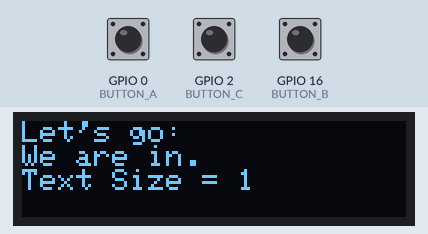
Recording of a sketch running on a simulated ESP8266 (NodeMCU). On the bench: 128×32 one-colour display. The inputs (shaded band) are chosen by the test bench; at power-on: GPIO 16 (BUTTON_B) HIGH, GPIO 0 (BUTTON_A) HIGH, GPIO 2 (BUTTON_C) HIGH. The display library's start-up logo is not drawn; what the sketch prints to the serial monitor is not drawn.

Above: at 8.3 s.
8.4 s: GPIO 16 (BUTTON_B) pulled LOW for 1 s
At 9.9 s:
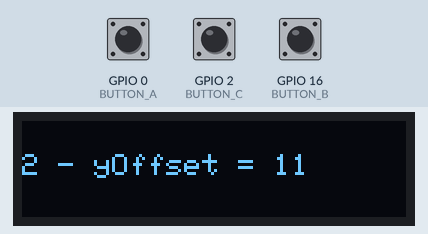
10.9 s: GPIO 0 (BUTTON_A) pulled LOW for 0.15 s
At 11.5 s:
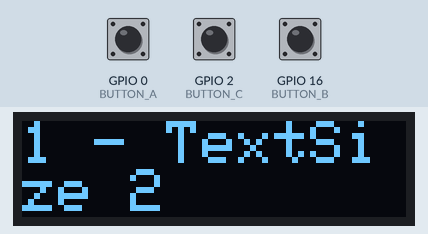
12.5 s: GPIO 2 (BUTTON_C) pulled LOW for 0.15 s
At 13.0 s:
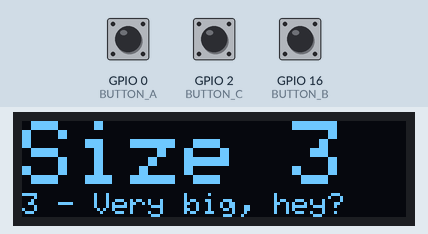
14.1 s: GPIO 16 (BUTTON_B) pulled LOW for 0.15 s
At 15.0 s:
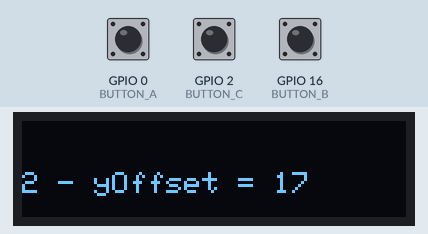
15.7 s: GPIO 0 (BUTTON_A) pulled LOW for 1 s
At 16.2 s:
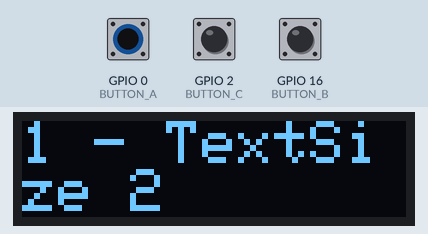
18.2 s: GPIO 2 (BUTTON_C) pulled LOW for 1 s
At 19.4 s:
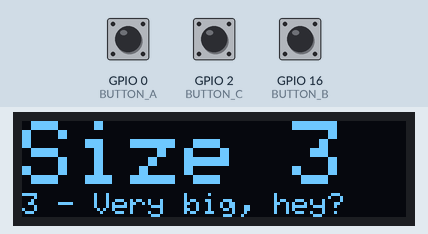
Timing chart, 0 to 21.2 s (numbered marks = the images above; inputs shaded):
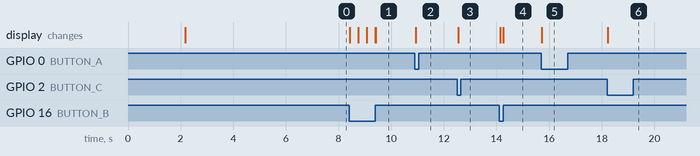

Measured:
- after the input at 8.4 s, the display: first changes at once (image 1 shows a later state)
- after the input at 10.9 s, the display: changes at once (image 2)
- after the input at 12.5 s, the display: changes at once (image 3)
- after the input at 14.1 s, the display: first changes after 0.05 s (image 4 shows a later state)
- after the input at 15.7 s, the display: changes at once (image 5)
- after the input at 18.2 s, the display: changes at once (image 6)

The sketch:

feather.ssd1306.test.ino
```cpp
/**
   Test for the Feather SSD1306 128x32 Stack oled screen
   Test with buttons

   @author Olivier LeDiouris

   Keywords: ESP8266, Feather, SSD1306 Cap, 3 buttons (very basic test)
*/
#include <Wire.h>
#include <ESP8266WiFi.h>
#include <Adafruit_GFX.h>
#include <Adafruit_SSD1306.h>

Adafruit_SSD1306 ssd1306 = Adafruit_SSD1306(128, 32, &Wire);

// OLED FeatherWing buttons map to different pins depending on board:
#if defined(ESP8266)
#define BUTTON_A  0
#define BUTTON_B 16
#define BUTTON_C  2
#define LED       0
#elif defined(ESP32)
#define BUTTON_A 15
#define BUTTON_B 32
#define BUTTON_C 14
#define LED      13
#elif defined(ARDUINO_STM32_FEATHER)
#define BUTTON_A PA15
#define BUTTON_B PC7
#define BUTTON_C PC5
#define LED PB5
#elif defined(TEENSYDUINO)
#define BUTTON_A  4
#define BUTTON_B  3
#define BUTTON_C  8
#define LED 13
#elif defined(ARDUINO_FEATHER52)
#define BUTTON_A 31
#define BUTTON_B 30
#define BUTTON_C 27
#define LED 17
#else // 32u4, M0, M4, and 328p
#define BUTTON_A  9
#define BUTTON_B  6
#define BUTTON_C  5
#define LED      13
#endif

void setup() {
  ssd1306.begin(SSD1306_SWITCHCAPVCC, 0x3C); // Address 0x3C for 128x32
  // initialize display
  ssd1306.display();
  delay(2000);
  ssd1306.clearDisplay();
  ssd1306.display();

  Serial.begin(115200); // Console output
  delay(100);

  char dataBuffer[128];

  // Testing the screen
  pinMode(BUTTON_A, INPUT_PULLUP);
  pinMode(BUTTON_B, INPUT_PULLUP);
  pinMode(BUTTON_C, INPUT_PULLUP);

  // TODO A banner, like TCP Smart watch, double size characters.
  // text display tests
  ssd1306.setTextSize(1);
  ssd1306.setTextColor(WHITE);
  ssd1306.setCursor(0, 0);
  ssd1306.println("Let's go:"); // TODO Change this
  ssd1306.println("We are in.\nText Size = 1");
  ssd1306.setCursor(0, 0);
  ssd1306.display(); // actually display all of the above

  delay(5000);

  Serial.println("Setup completed");
}

int status = 0;

int yOffset = 0;
char dataBuffer[128];

void loop() {
  if (!digitalRead(BUTTON_A)) {
    Serial.println("Button A");
    status = 1;
  }
  if (!digitalRead(BUTTON_B)) {
    Serial.println("Button B");
    yOffset += 1;
    if (yOffset > 32) { // Last full line is 24 with text size = 1, bottom truncated after that.
      yOffset = 0;
    }
    status = 2;
  }
  if (!digitalRead(BUTTON_C)) {
    Serial.println("Button C");
    status = 3;
  }

  switch (status) {
    case 1:
      ssd1306.clearDisplay();
      ssd1306.setCursor(0, 0);
      ssd1306.setTextSize(2);
      ssd1306.println("1 - TextSize 2");
      ssd1306.setTextSize(1);
      ssd1306.println("Oliv did it.");
      break;
    case 2:
      ssd1306.clearDisplay();
      ssd1306.setCursor(0, yOffset);
      ssd1306.setTextSize(1);
      sprintf(dataBuffer, "2 - yOffset = %d", yOffset);
      ssd1306.println(dataBuffer);
      break;
    case 3:
      ssd1306.clearDisplay();
      ssd1306.setCursor(0, 0);
      ssd1306.setTextSize(3);
      ssd1306.println("Size 3");
      ssd1306.setTextSize(1);
      ssd1306.println("3 - Very big, hey?");
      break;
    default:
      break;
  }

  delay(10);
  yield(); // Send in background...
  ssd1306.display();
}
```
